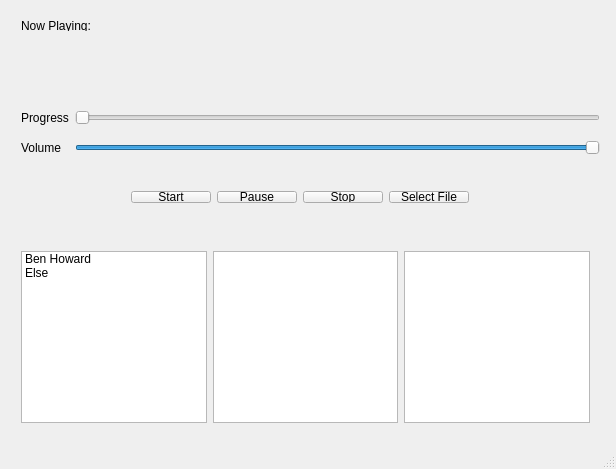
<?xml version="1.0" encoding="UTF-8"?>
<ui version="4.0">
 <class>player</class>
 <widget class="QMainWindow" name="player">
  <property name="geometry">
   <rect>
    <x>0</x>
    <y>0</y>
    <width>616</width>
    <height>469</height>
   </rect>
  </property>
  <property name="windowTitle">
   <string>player</string>
  </property>
  <widget class="QWidget" name="centralWidget">
   <widget class="QWidget" name="layoutWidget">
    <property name="geometry">
     <rect>
      <x>10</x>
      <y>90</y>
      <width>601</width>
      <height>86</height>
     </rect>
    </property>
    <layout class="QGridLayout" name="gridLayout">
     <item row="0" column="0">
      <widget class="QLabel" name="label">
       <property name="text">
        <string>Progress</string>
       </property>
      </widget>
     </item>
     <item row="0" column="1">
      <widget class="QSlider" name="slider_progress">
       <property name="orientation">
        <enum>Qt::Horizontal</enum>
       </property>
      </widget>
     </item>
     <item row="1" column="0">
      <widget class="QLabel" name="label_2">
       <property name="text">
        <string>Volume</string>
       </property>
      </widget>
     </item>
     <item row="1" column="1">
      <widget class="QSlider" name="slider_volume">
       <property name="value">
        <number>99</number>
       </property>
       <property name="orientation">
        <enum>Qt::Horizontal</enum>
       </property>
      </widget>
     </item>
    </layout>
   </widget>
   <widget class="QWidget" name="layoutWidget">
    <property name="geometry">
     <rect>
      <x>120</x>
      <y>180</y>
      <width>360</width>
      <height>34</height>
     </rect>
    </property>
    <layout class="QGridLayout" name="gridLayout_2">
     <item row="0" column="2">
      <widget class="QPushButton" name="btn_stop">
       <property name="text">
        <string>Stop</string>
       </property>
      </widget>
     </item>
     <item row="0" column="0">
      <widget class="QPushButton" name="btn_start">
       <property name="text">
        <string>Start</string>
       </property>
      </widget>
     </item>
     <item row="0" column="1">
      <widget class="QPushButton" name="btn_pause">
       <property name="text">
        <string>Pause</string>
       </property>
      </widget>
     </item>
     <item row="0" column="4">
      <widget class="QPushButton" name="btn_select">
       <property name="text">
        <string>Select File</string>
       </property>
      </widget>
     </item>
    </layout>
   </widget>
   <widget class="QWidget" name="layoutWidget">
    <property name="geometry">
     <rect>
      <x>10</x>
      <y>10</y>
      <width>601</width>
      <height>47</height>
     </rect>
    </property>
    <layout class="QVBoxLayout" name="verticalLayout">
     <item>
      <widget class="QLabel" name="lbl_now_playing">
       <property name="text">
        <string>Now Playing:</string>
       </property>
      </widget>
     </item>
     <item>
      <widget class="QLabel" name="lbl_song_name">
       <property name="text">
        <string/>
       </property>
      </widget>
     </item>
    </layout>
   </widget>
   <widget class="QLabel" name="lbl_time_progress">
    <property name="geometry">
     <rect>
      <x>260</x>
      <y>60</y>
      <width>131</width>
      <height>20</height>
     </rect>
    </property>
    <property name="text">
     <string/>
    </property>
   </widget>
   <widget class="QWidget" name="layoutWidget">
    <property name="geometry">
     <rect>
      <x>10</x>
      <y>240</y>
      <width>591</width>
      <height>194</height>
     </rect>
    </property>
    <layout class="QHBoxLayout" name="horizontalLayout">
     <item>
      <widget class="QListWidget" name="listWidget">
       <item>
        <property name="text">
         <string>Ben Howard</string>
        </property>
       </item>
       <item>
        <property name="text">
         <string>Else</string>
        </property>
       </item>
      </widget>
     </item>
     <item>
      <widget class="QListWidget" name="listWidget_2"/>
     </item>
     <item>
      <widget class="QListWidget" name="listWidget_3"/>
     </item>
    </layout>
   </widget>
  </widget>
  <widget class="QStatusBar" name="statusBar"/>
 </widget>
 <layoutdefault spacing="6" margin="11"/>
 <resources/>
 <connections/>
</ui>
